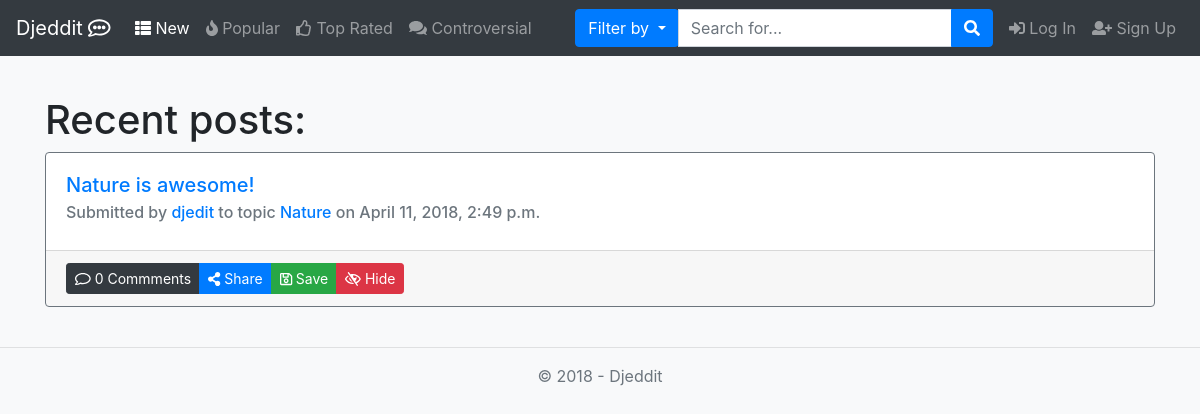
The page / on the database its author committed.
### app/models.py (models this page shows, shortened)
class Post(models.Model):
    topic = models.ForeignKey(Topic, on_delete=models.CASCADE)
    title = models.CharField(max_length=120, blank=False)  # campo obrigatório
    content = models.CharField(max_length=100000, blank=False)
    clicks = models.IntegerField(blank=False, default=0)
    userUpVotesPost = models.ManyToManyField(Profile, related_name='post_user_up', blank=True)
    userDownVotesPost = models.ManyToManyField(Profile, related_name='post_user_down', blank=True)
    date = models.DateTimeField(auto_now=True)
    userOP = models.ForeignKey(User, on_delete=models.CASCADE)
    nComments = models.IntegerField(default=0, validators=[MinValueValidator(0)])

class Topic(models.Model):
    name = models.CharField(max_length=80, blank=False, primary_key=True)
    rules = models.CharField(max_length=500)
    description = models.CharField(max_length=300, blank=False)
    userCreator = models.ForeignKey(User, on_delete=models.CASCADE)
    nSubscribers = models.IntegerField(default=0, validators=[MinValueValidator(0)])
    creation_date = models.DateField(blank=False, default=datetime.now)

### app/views.py (the view)
# urls.py: path('', views.mainPage, name="home"),
def mainPage(request):
    tparams = {
        "posts": Post.objects.order_by("date"),
        'year': datetime.now().year,
        "nbar": "new"
    }
    return render(request, "home.html", tparams)

### templates/home.html (shortened to what this page needs)
{% extends 'layout.html' %}
{% block content %}
    <h1>Recent posts:</h1>
    {% for p in posts %}
        {% include "post_preview.html" with post=p%}
        <br>
    {% endfor %}
{% endblock %}

### templates/post_preview.html (shortened to what this page needs)
<div class="card border-secondary">
    <div class="card-body">
        <h5 class="card-title"><a href="{% url "post" topicName=post.topic.name postID=post.id %}">{{ post.title }}</a> </h5>
        <h6 class="card-subtitle mb-2 text-muted">Submitted by <a href="#">{{ post.userOP.username }}<a/>
            to topic <a href="{% url "topic"  topicName=post.topic.name %}"> {{ post.topic.name }} <a/> on {{ post.date }}</h6>
    </div>
    <div class="card-footer">
        <div class="btn-group" role="group" aria-label="Action Buttons">
            <button href="#" class="btn btn-sm btn-dark"><i class="far fa-comment"></i> {{ post.nComments }} Commments
            </button>
            <button class="btn btn-sm btn-primary" type="button" data-toggle="collapse" data-target="#coll{{ post.id }}"
                    aria-expanded="false" aria-controls="collapseExample">
                <i class="fas fa-share-alt"></i> Share
            </button>
            <button href="#" class="btn btn-sm btn-success"><i class="far fa-save"></i> Save</button>
            <button href="#" class="btn btn-sm btn-danger"><i class="far fa-eye-slash"></i> Hide</button>
        </div>
    </div>
</div>

### rows shown on the page
Post: title "Nature is awesome!", userOP.username "djedit", topic.name "Nature", date "April 11, 2018, 2:49 p.m.", nComments "0"
